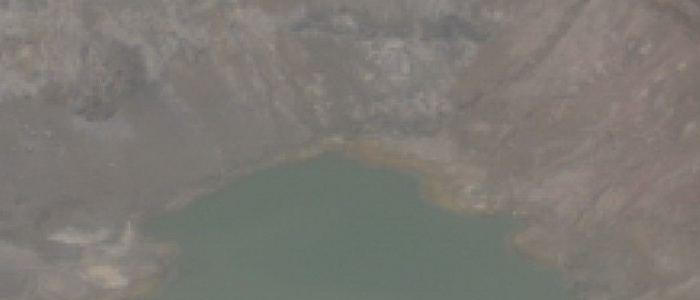
#> input picture white_island_lake_height/20180131015002WIWR.jpg, 700 x 300 px
$ jupyter execute --allow-errors image_find_lake.ipynb   (shell and % lines are left out)   (older library calls are emulated)
#> lines starting #> are read from the running program, lines starting #| are printed output that depends on the picture; after the words box and inside, x2 and y2 are one past the last pixel; in counts of white or black regions, pixels touching at a corner belong together; long printed decimals are rounded
[cell 1]
from IPython.core.display import display, HTML
display(HTML("<style>.container { width:100% !important; }</style>"))

Try to find the lake in a White Island image
--

**Purpose**

To see if we can find the area of the lake at White Island.

**Method**

Use histogram backprojection to find parts of the image that have the same colours as a 'model' part of the image that is specified.

This follows http://opencv-python-tutroals.readthedocs.io/en/latest/py_tutorials/py_imgproc/py_histograms/py_histogram_backprojection/py_histogram_backprojection.html#histogram-backprojection

[cell 2]
import cv2
import matplotlib.pyplot as plt
import matplotlib.patches as patches
import numpy as np

**target image, this is the image in which we want to find the lake**

[cell 3]
target = cv2.imread('20180131015002WIWR.jpg')
#> target is the input picture: shape (300, 700, 3); mean B, G, R 115.2, 121.1, 123.8

**specify the model (roi), the part of the image that sets the colour we use for the back-projection**

we'll use a 75x75 pixel area in the centre of the lake

[cell 4]
#convert to hsv (hue, saturation, value)
hsvt = cv2.cvtColor(target,cv2.COLOR_BGR2HSV)
#> hsvt: shape (300, 700, 3); mean H, S, V 25.5, 22.5, 125.9

#> (a cell that did not finish here is left out)

**crop the model from the target image and prepare**

[cell 6]
#crop from image
model = target[200:275,275:350]
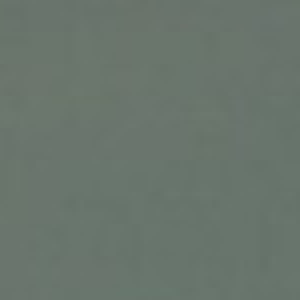
#> model: shape (75, 75, 3) (shown 4 times larger); mean B, G, R 108.2, 117, 105

#> (a cell that did not finish here is left out)

**backprojection calculations**

[cell 8]
#convert to hsv (hue, saturation, value)
hsvm = cv2.cvtColor(model,cv2.COLOR_BGR2HSV)
#> hsvm: shape (75, 75, 3); mean H, S, V 67.6, 26.1, 117

[cell 9]
#calculate histogram of model
histm = cv2.calcHist([hsvm],[0, 1], None, [180, 256], [0, 180, 0, 256])

[cell 10]
#normalize histogram values to 0-255, this makes it 0-255 x 0-255
cv2.normalize(histm,histm,0,255,cv2.NORM_MINMAX)
#> histm: shape (180, 256) float32; min 0, max 255, mean 0
#apply backprojection
dst = cv2.calcBackProject([hsvt],[0,1],histm,[0,180,0,256],1)
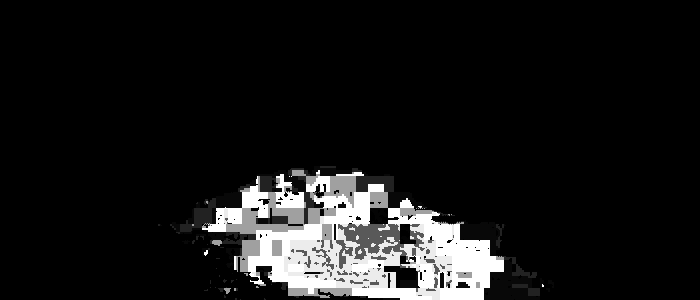
#> dst: shape (300, 700); min 0, max 255, mean 23.4

[cell 11]
#convolute with circular disc
disc = cv2.getStructuringElement(cv2.MORPH_ELLIPSE,(5,5))
dst = cv2.filter2D(dst,-1,disc,dst)
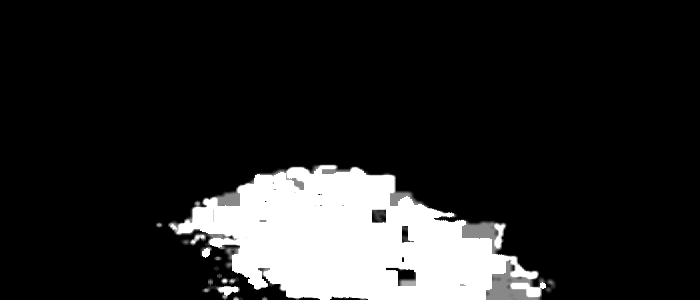
#> dst: shape (300, 700); 11.2% of pixels changed, all inside (x1, y1, x2, y2) = (156, 164, 556, 300)

[cell 12]
#threshold and binary AND
threshold = 0 #everything
ret,thresh = cv2.threshold(dst,threshold,255,0)
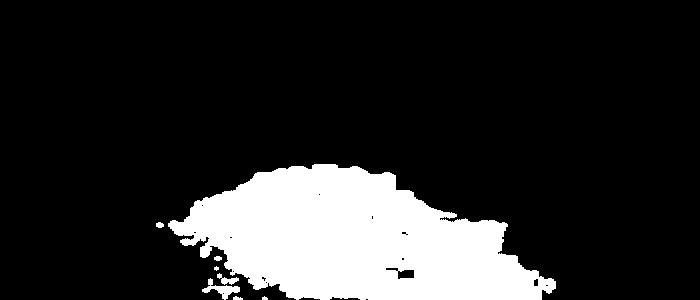
#> thresh: shape (300, 700); 16.4% white; 8 white regions (2 under 20 px), largest, box (x1, y1, x2, y2) and area: (168, 164, 556, 300) 33808, (202, 278, 240, 300) 292, (217, 273, 239, 285) 114, (156, 222, 164, 228) 38, (214, 256, 222, 261) 32, (233, 296, 243, 300) 29
thresh = cv2.merge((thresh,thresh,thresh))
#> thresh: shape (300, 700, 3); 16.4% white; 8 white regions (2 under 20 px)
res = cv2.bitwise_and(target,thresh) #get colour from image to show as result
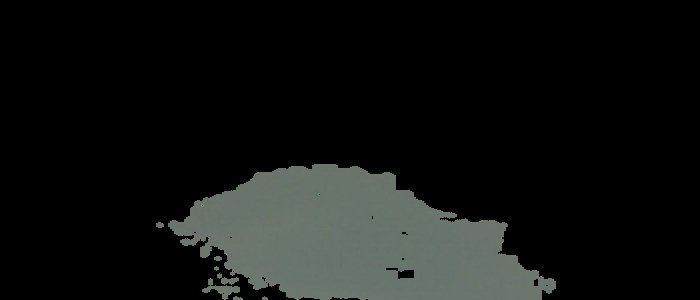
#> res: shape (300, 700, 3); mean B, G, R 17.7, 19.1, 17.3

**how many pixels in the detected lake area?**

[cell 13]
#grey version
threshg = cv2.cvtColor(thresh, cv2.COLOR_BGR2GRAY)

#histogram of this
hist = cv2.calcHist([threshg],[0],None,[256],[0,256])
#> hist = 256 values, max 175652 at index 0, min 0 at index 1, mean 820.3

#lake pixels are white so last element of array
whtpx = float(hist[255])
#> whtpx = 34348
whtpct = float(hist[255]/(hist[255]+hist[0]))
#> whtpct = 0.164

print ('lake pixels = ', whtpx)
#| lake pixels =  34348.0
print ('lake percent = ', whtpct*100)
#| lake percent =  16.356

**show the selected area on the original image of the lake**

[cell 14]
#make a mask from the grey threshold image
ret, mask = cv2.threshold(threshg, 10, 255, cv2.THRESH_BINARY)

[cell 15]
#set opacity based on the threshold image using the mask, so can plot lake area on image without covering the background
b_channel, g_channel, r_channel = cv2.split(thresh)
alpha_channel = mask
thresh_BGRA = cv2.merge((b_channel, g_channel, r_channel, alpha_channel))

[cell 16]
#determine boundary of the mask as a contour, so can plot on image
im2, contours, hierarchy = cv2.findContours(mask,cv2.RETR_TREE,cv2.CHAIN_APPROX_SIMPLE)
#> contours = 24 contours, 16 with area under 20; largest, box (x1, y1, x2, y2) and area: (168, 164, 556, 300) 33474, (202, 278, 240, 300) 238, (397, 269, 415, 280) 145, (217, 273, 239, 285) 85, (385, 267, 399, 272) 40, (533, 278, 539, 287) 36, (156, 222, 164, 228) 28, (214, 256, 222, 261) 22

$ run again, with white_island_lake_height/lake_area_20180131.jpg copied over white_island_lake_height/20180131015002WIWR.jpg
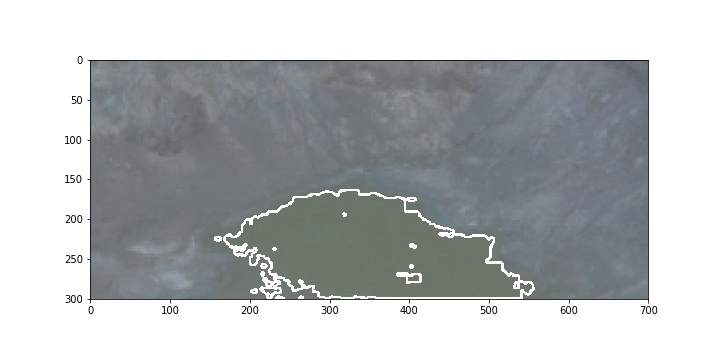
#> input picture white_island_lake_height/lake_area_20180131.jpg, 720 x 360 px
#> target is the input picture: shape (360, 720, 3); mean B, G, R 187.8, 186.1, 183.2
#> hsvt: shape (360, 720, 3); mean H, S, V 50.7, 11.7, 188.7
#> hsvm: shape (75, 75, 3); mean H, S, V 54.2, 23.7, 119.2
#> `ret,thresh = cv2.threshold(dst,threshold,255,0)`:
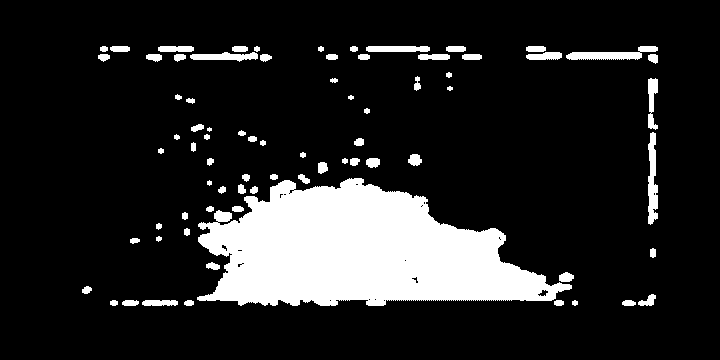
#> thresh: shape (360, 720); 14.5% white; 76 white regions (1 under 20 px), largest, box (x1, y1, x2, y2) and area: (197, 178, 572, 306) 30522, (648, 132, 658, 225) 663, (566, 46, 658, 60) 662
#> `res = cv2.bitwise_and(target,thresh)`:
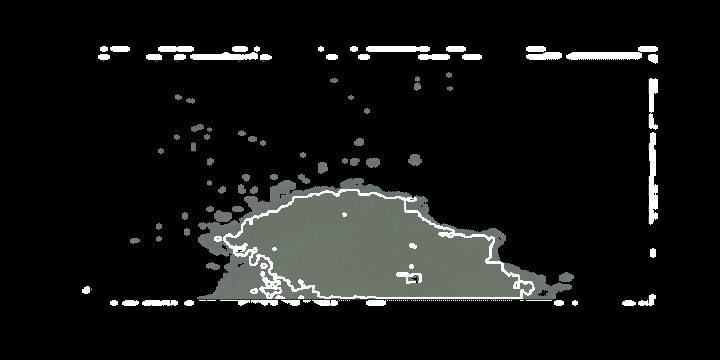
#> res: shape (360, 720, 3); mean B, G, R 20.4, 21.4, 20.5
#> hist = 256 values, max 221706 at index 0, min 0 at index 1, mean 1012.5
#> whtpx = 37494
#> whtpct = 0.145
#| lake pixels =  37494.0
#| lake percent =  14.465
#> contours = 98 contours, 35 with area under 20; largest, box (x1, y1, x2, y2) and area: (197, 178, 572, 306) 30067, (648, 132, 658, 225) 560, (566, 46, 658, 60) 560, (190, 52, 258, 62) 348, (366, 46, 430, 52) 301
